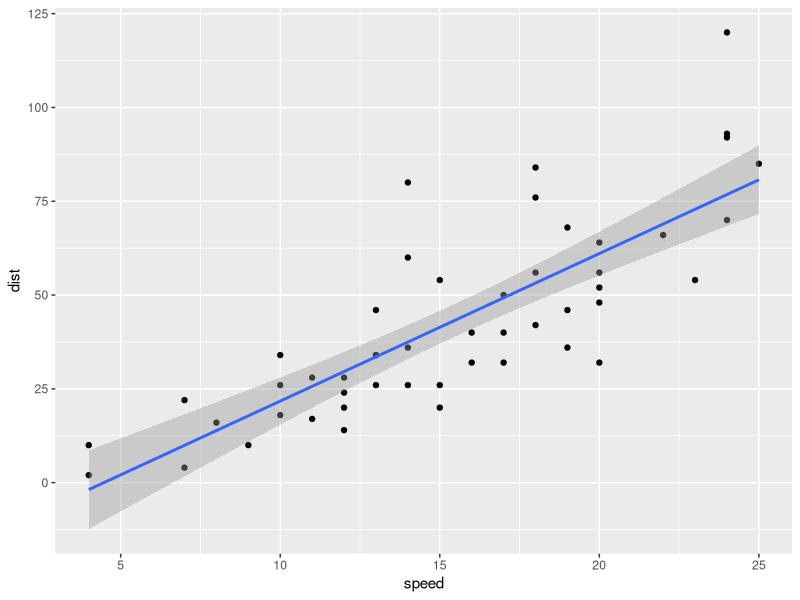
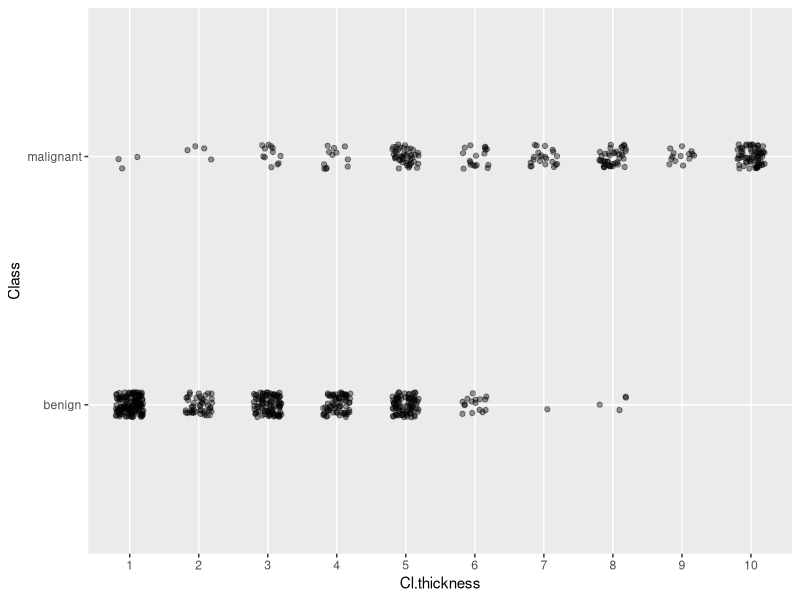
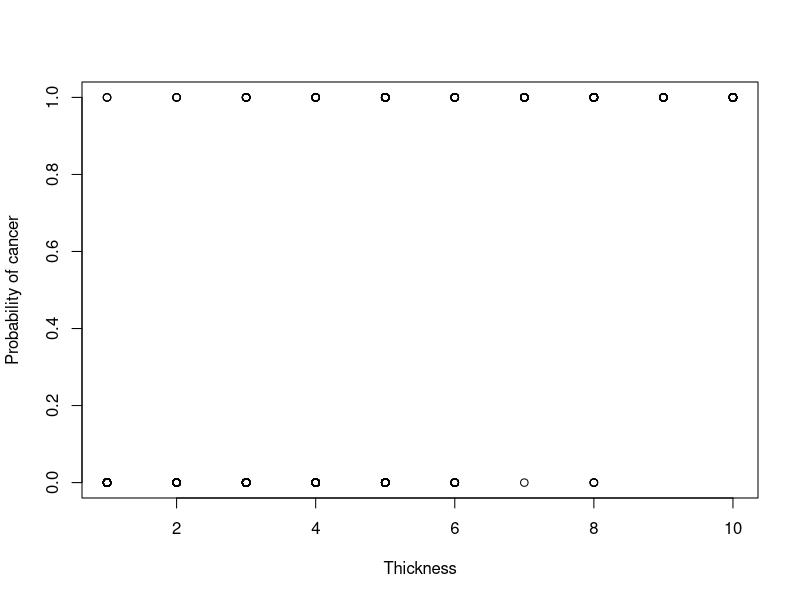
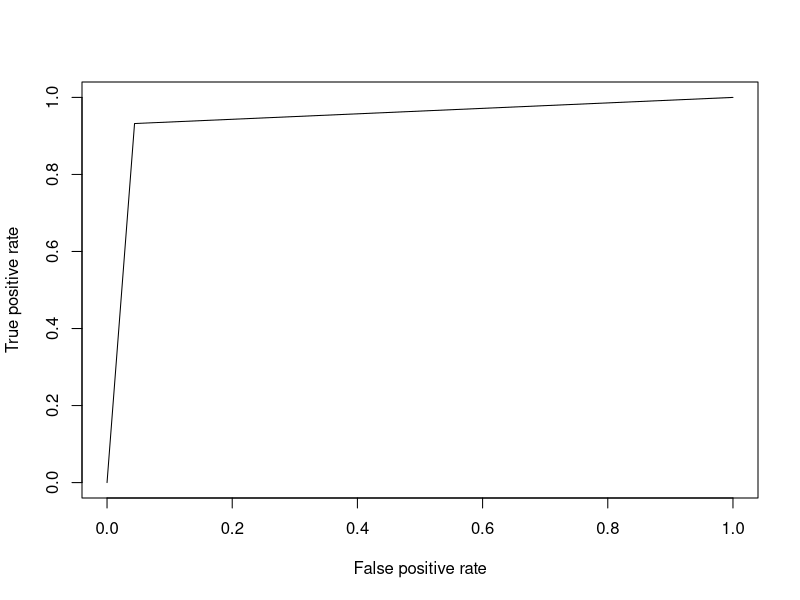
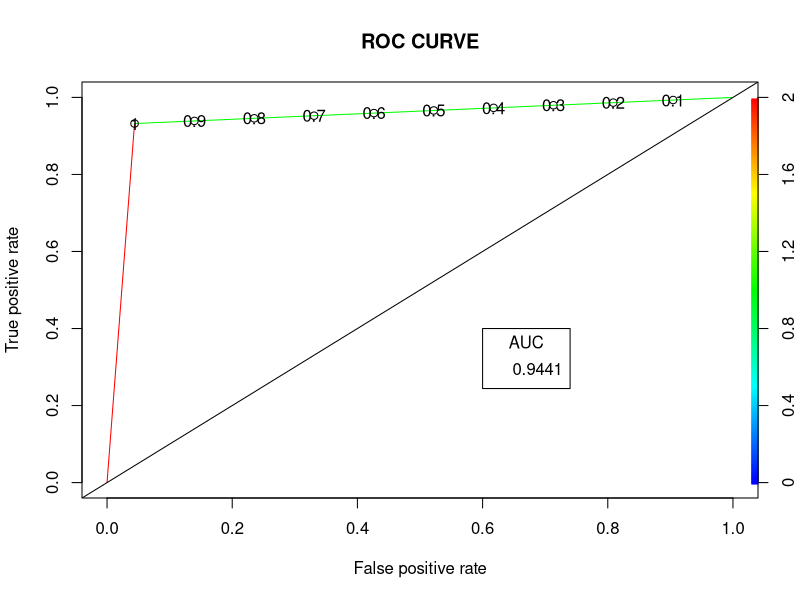
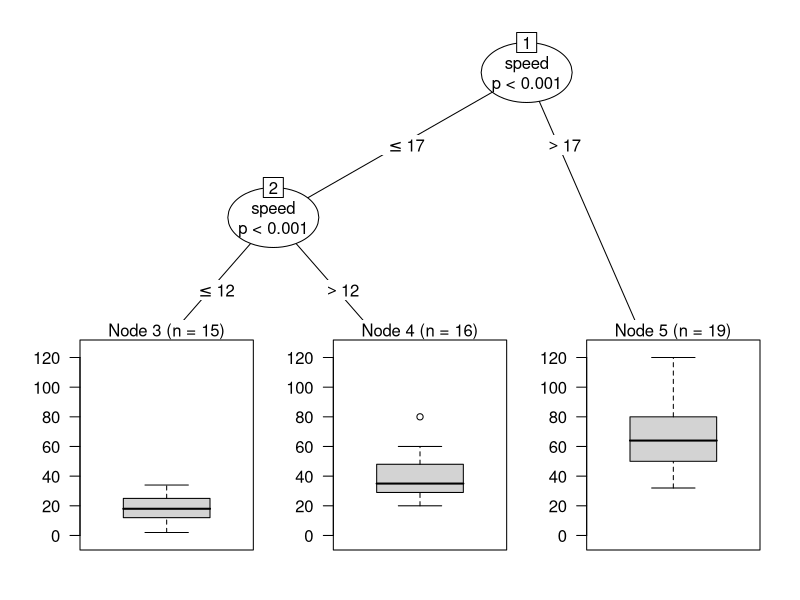

Reproduce these figures in R, in order.
# # # # # # # # # # # # # # # # # # # # #
#MODELLING IN R
#25092023
#CLIFFORD ODUOR,PhD 
# # # # ###################################
#SUPERVISED LEARNING###

#CLASSICAL STATISTICAL METHODS
#1.LINEAR REGRESSION
rm(list=ls())
library(datasets)
library(ggplot2)
library(magrittr)


cars %>% ggplot(aes(x=speed,y=dist)) +geom_point()+ geom_smooth(method="lm")
cars %>% lm(dist~speed,data=.)%>% coefficients
cars %>% lm(dist~speed,data=.)%>% confint


#VALIDATING MODELS
line <-cars %>% lm(dist~speed,data=.)
poly <-cars %>% lm(dist~speed + I(speed^2),data=.)
predict(line,cars,interval='confidence') %>% head
predict(poly,cars) %>% head
#Evaluating regression models using Mean squared error
rmse<-function(x,t) sqrt(mean(sum((t-x)^2)))
rmse(predict(line,cars),cars$dist)
rmse(predict(poly,cars),cars$dist)

##SPLIT THE DATA INTO TWO SETS(TRAINING AND TESTING DATASET)

training_data <- cars[1:25,]
test_data <- cars[26:50,]
line <- training_data %>% lm(dist ~ speed, data = .)
poly <- training_data %>% lm(dist ~ speed + I(speed^2), data = .)
rmse(predict(line, test_data), test_data$dist)
## [1] 88.89189
rmse(predict(poly, test_data), test_data$dist)
## [1] 83.84263
##The second-degree polynomial is still better
#when you split your data into training and test data, sample data points randomly.


#2.LOGISTIC REGRESSION(Classification, Really)

#install.packages("caTools")
#install.packages("ROCR")

library(mlbench)
library(dplyr)
library(caTools)
library(ROCR)

data("BreastCancer")
str(BreastCancer)

BreastCancer %>% 
  ggplot(aes(x = Cl.thickness, y = Class))+
  geom_jitter(height = 0.05,width=0.2,alpha=0.4)


BreastCancer$Cl.thickness.numeric=as.numeric(BreastCancer$Cl.thickness)
BreastCancer$Cell.size.numeric=as.numeric(BreastCancer$Cell.size)
BreastCancer$IsMalignant=recode(BreastCancer$Class,benign=0,malignant=1)

plot(BreastCancer$Cl.thickness.numeric,BreastCancer$IsMalignant,xlab="Thickness",ylab="Probability of cancer")

#Splitting the Data
split<-sample.split(BreastCancer,SplitRatio = 0.8)
split
train_bre<-subset(BreastCancer,split=="TRUE")
test_bre<-subset(BreastCancer,split=="FALSE")
#Training model
fitted_model<-glm(IsMalignant~Cl.thickness.numeric + Cell.size.numeric,data=train_bre,family="binomial")
summary(fitted_model)

#Predict test data based on model
predict_reg<-predict(fitted_model,test_bre,type="response")
#Changing probabilities
predict_reg<-ifelse(predict_reg>0.5,1,0)
#Evaluating model accuracy
#using confusion matrix
table(test_bre$IsMalignant,predict_reg)
missing_classerr<-mean(predict_reg!=test_bre$IsMalignant)
print(paste('Accuracy=',1-missing_classerr))

#ROC-AUC Curve
ROCPred<-prediction(predict_reg,test_bre$IsMalignant)
ROCPer<-performance(ROCPred,measure = "tpr",x.measure="fpr")
auc<-performance(ROCPred,measure="auc")
auc <- auc@y.values[[1]]
auc
#Plotting curve
plot(ROCPer)
plot(ROCPer, colorize = TRUE,
     print.cutoffs.at = seq(0.1, by = 0.1),
     main = "ROC CURVE")
abline(a = 0, b = 1)

auc <- round(auc, 4)
legend(.6, .4, auc, title = "AUC", cex = 1)

######################################################
#######################################################
#MACHINE LEARNING ALGORITHMS
###################################################
#####################################################
#1)DECISION TREE
#Decision trees work by building a tree from the input data, splitting on a parameter in each inner node
#according to a variable value. This can be splitting on whether a numerical value is above or below a certain
#threshold or which level a factor has.
library(rpart)
model <- cars %>% rpart(dist ~ speed, data = .)
rmse(predict(model, cars), cars$dist)

model <- BreastCancer %>%
  rpart(Class ~ Cl.thickness, data = .)

predict(model, BreastCancer) %>% head
predicted_class <- predict(model, BreastCancer) %>%
  as.data.frame %$%
  ifelse(benign > 0.5, "benign", "malignant")
table(BreastCancer$Class, predicted_class)

#Another implementation of decision trees is the ctree() function from the party package:
#install.packages("party")
#install.packages("zoo")
#install.packages("libcoin")
#install.packages("TH.data")
library(dplyr)
library(party)

model <- cars %>% ctree(dist ~ speed, data = .)
rmse(predict(model, cars), cars$dist)
## [1] 117.1626
model <- BreastCancer %>%
  ctree(Class ~ Cl.thickness, data = .)
predict(model, BreastCancer) %>% head
table(BreastCancer$Class, predict(model, BreastCancer))
## benign malignant
## benign 453 5
## malignant 94 147
cars %>% ctree(dist ~ speed, data = .) %>% plot


#2) RANDOM FORESTS
#Random forests generalize decision trees by building several of them and combining them.
#install.packages("randomForest")
library(ggplot2)
library(dplyr)
library(randomForest)
model <- cars %>% randomForest(dist ~ speed, data = .)
rmse(predict(model, cars), cars$dist)
## [1] 83.5496
#For classification, the predictions are the actual classes as a factor, so no translation is needed to get a
#confusion matrix:
model <- BreastCancer %>%
  randomForest(Class ~ Cl.thickness, data = .)
predict(model, BreastCancer) %>% head
table(BreastCancer$Class, predict(model, BreastCancer))

#3)NEURAL NETWORKS
#You can use it for both classification and regression. 
#install.packages("nnet")
library(nnet)
model <- cars %>% nnet(dist ~ speed, data = ., size = 5)
rmse(predict(model, cars), cars$dist)
#For classification
model <- BreastCancer %>%
  nnet(Class ~ Cl.thickness, data = ., size = 5)
predict(model, BreastCancer) %>% head
#We need to translate it into classes and, for this, we can use a lambda expression:
predicted_class <- predict(model, BreastCancer) %>%
  { ifelse(. < 0.5, "benign", "malignant") }
table(BreastCancer$Class, predicted_class)


#4)SUPPORT VECTOR MACHINE
#install.packages("kernlab")
library(ggplot2)
library(kernlab)
model <- cars %>% ksvm(dist ~ speed, data = .)
rmse(predict(model, cars), cars$dist)

#For classification
  model <- BreastCancer %>%
  ksvm(Class ~ Cl.thickness, data = .)
predict(model, BreastCancer) %>% head
table(BreastCancer$Class, predict(model, BreastCancer))


#5)NAIVE BAYES
#Naive Bayes essentially assumes that each explanatory variable is independent of the others and uses the
#distribution of these for each category of data to construct the distribution of the response variable given the
#explanatory variables.
#The package doesn't support regression analysis-after all, it needs to look at conditional distributions
#for each output variable value-but we can use it for classification.

#install.packages("e1071")
library(e1071)
model <- BreastCancer %>%
  naiveBayes(Class ~ Cl.thickness, data = .)
predict(model, BreastCancer) %>% head
table(BreastCancer$Class, predict(model, BreastCancer))
